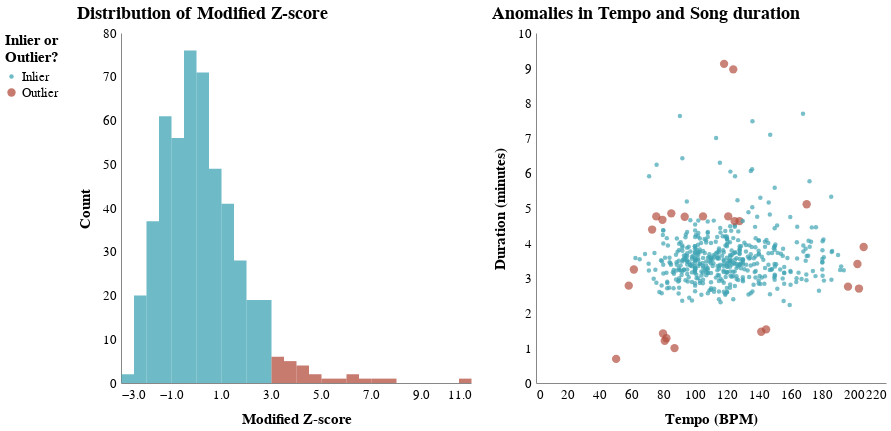

Source (notebook cell):
### Markdown cell above
### Visualizing anomalies (K-Means and Local Outlier Factor)

### Code cell
histogram_z_mod_anomalies_02 = plot_histogram_metric_outliers(df_02, 'z_mod', 'outliers_z_mod',
                                                              'Modified Z-score', brush, 0.5,
                                                              'Distribution of Modified Z-score')
scatterplot_z_mod_anomalies_02 = plot_features_outliers(df_02, 'tempo', 'duration_minutes',
                                                        "Tempo (BPM)", "Duration (minutes)",
                                                        'outliers_z_mod', tooltips_z_mod, brush,
                                                        ["Anomalies in Tempo and Song duration"])
grid_z_mod_anomalies_02 = (histogram_z_mod_anomalies_02|scatterplot_z_mod_anomalies_02)
grid_z_mod_anomalies_02 = set_plot_configurations(plot=grid_z_mod_anomalies_02, fontFam='Georgia')
grid_z_mod_anomalies_02

### Figure 1 — Vega-Lite specification as saved in the notebook (floating-point values rounded to 4 significant figures; data arrays with more than 128 entries replaced by an {"elided": "..."} marker saying what was removed)
{"config": {"view": {"continuousWidth": 400, "continuousHeight": 300, "strokeWidth": 0}, "axis": {"grid": false, "labelFontSize": 13, "labelPadding": 5, "ticks": false, "titleFontSize": 15, "titlePadding": 10}, "font": "Georgia"}, "hconcat": [{"mark": {"type": "bar", "binSpacing": 0, "opacity": 0.75}, "encoding": {"color": {"field": "outliers_z_mod", "legend": {"labelFontSize": 13, "orient": "left", "title": ["Inlier or", "Outlier?"], "titleFontSize": 15}, "scale": {"domain": ["Inlier", "Outlier"], "range": ["#3EA4B4", "#B44E3E"]}, "type": "nominal"}, "x": {"axis": {"title": "Modified Z-score"}, "bin": {"step": 0.5}, "field": "z_mod", "type": "quantitative"}, "y": {"aggregate": "count", "axis": {"title": "Count"}, "type": "quantitative"}}, "height": 350, "selection": {"selector001": {"type": "interval"}}, "title": {"text": "Distribution of Modified Z-score", "anchor": "start", "fontSize": 18}, "width": 350}, {"mark": {"type": "circle", "opacity": 0.7}, "encoding": {"color": {"condition": {"field": "outliers_z_mod", "type": "nominal", "selection": "selector001"}, "value": "lightgray"}, "size": {"field": "outliers_z_mod", "legend": null, "scale": {"range": [20, 70]}, "type": "nominal"}, "tooltip": [{"field": "name", "title": "Song", "type": "nominal"}, {"field": "artist", "title": "Artist", "type": "nominal"}, {"field": "album", "title": "Album", "type": "nominal"}, {"field": "z_mod", "title": "Mod. Z-score", "type": "quantitative"}, {"field": "clusters", "title": "Cluster", "type": "nominal"}, {"field": "tempo", "title": "Tempo (BPM)", "type": "quantitative"}, {"field": "duration_minutes", "title": "Duration (minutes)", "type": "quantitative"}], "x": {"axis": {"title": "Tempo (BPM)"}, "field": "tempo", "type": "quantitative"}, "y": {"axis": {"title": "Duration (minutes)"}, "field": "duration_minutes", "type": "quantitative"}}, "height": 350, "selection": {"selector001": {"type": "interval"}}, "title": {"text": ["Anomalies in Tempo and Song duration"], "anchor": "start", "fontSize": 18}, "width": 350}], "data": {"name": "data-5f060c3baefa72d2d383386f36de95c8"}, "$schema": "https://vega.github.io/schema/vega-lite/v4.17.0.json", "datasets": {"data-5f060c3baefa72d2d383386f36de95c8": {"elided": "504 records"}}}
